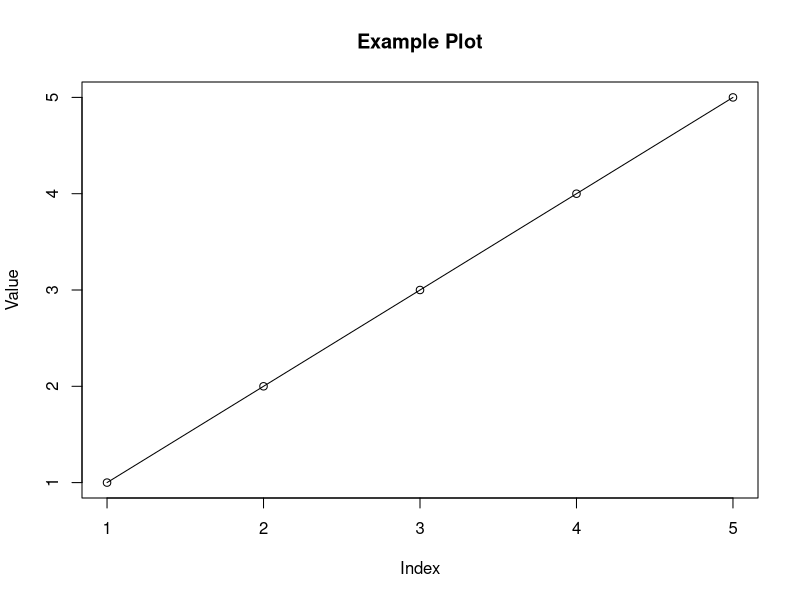

This figure's R source:
# Workshop on Interactive Teaching Methods in Contemporary Higher Education Using R

# Introduction
cat("Welcome to the Workshop on Interactive Teaching Methods in Contemporary Higher Education Using R!\n")
cat("Today, we'll explore how to incorporate interactive teaching methods into the learning process using R.\n\n")

# Abstract
abstract <- "The main strategy of modern education should focus on the student's independent activity, the organization of self-learning environments and experimental and practical training, where students have a choice of actions and can use initiative—as well as flexible training programs where students can work in a comfortable rhythm. Today, we should talk about the use of interactive methods of training, which encourage interest in the profession; promote the efficient acquisition of training material; form patterns of conduct; provide high motivation, strength, knowledge, team spirit and freedom of expression; and most importantly, contribute to the complex competences of future specialists."
cat("Abstract:\n", abstract, "\n\n")

# Keywords
keywords <- c("Teaching method", "Interactive method", "Professional competence")
cat("Keywords:", paste(keywords, collapse = ", "), "\n\n")

# Minimum Working Example (MWE)
mwe_description <- "A Minimal Working Example (MWE) will be demonstrated to illustrate how to implement interactive teaching methods in R."
cat("Minimum Working Example (MWE):\n", mwe_description, "\n\n")

# Define MWE function
calculate_mean <- function(x) {
  if (length(x) == 0) {
    return(NA)  # Return NA if the vector is empty
  } else {
    return(mean(x))  # Otherwise, calculate and return the mean
  }
}

# Generate sample data
data <- c(1, 2, 3, 4, 5)

# Calculate mean
mean_result <- calculate_mean(data)
cat("Mean of the data:", mean_result, "\n")

# Generate a plot
png("example_plot.png", width = 800, height = 600)
plot(data, type = "o", main = "Example Plot", xlab = "Index", ylab = "Value")
dev.off()

# Conclusion
conclusion <- "Active learning methods modify the role of the teacher from the translator of information to the organizer and coordinator of the educational process and make it possible to form complex competences in future professional specialties via student activities that manifest as closely as possible the content of professional work."
cat("\nConclusion:\n", conclusion, "\n\n")

# Thank participants
cat("Thank you for attending the workshop!\n")
